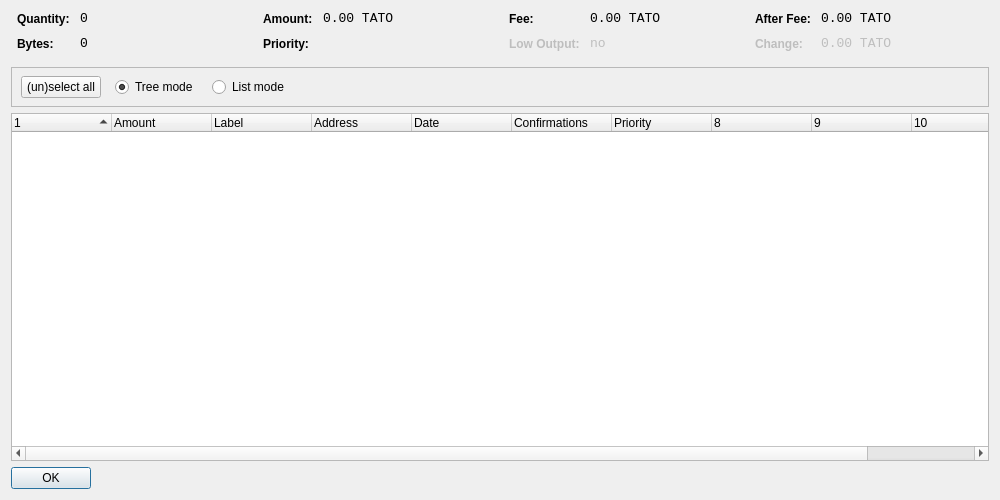
<?xml version="1.0" encoding="UTF-8"?>
<ui version="4.0">
 <class>CoinControlDialog</class>
 <widget class="QDialog" name="CoinControlDialog">
  <property name="geometry">
   <rect>
    <x>0</x>
    <y>0</y>
    <width>1000</width>
    <height>500</height>
   </rect>
  </property>
  <property name="windowTitle">
   <string>Coin Control</string>
  </property>
  <layout class="QVBoxLayout" name="verticalLayout">
   <item>
    <layout class="QHBoxLayout" name="horizontalLayoutTop" stretch="0,0,0,0">
     <property name="topMargin">
      <number>0</number>
     </property>
     <property name="bottomMargin">
      <number>10</number>
     </property>
     <item>
      <layout class="QFormLayout" name="formLayoutCoinControl1">
       <property name="horizontalSpacing">
        <number>10</number>
       </property>
       <property name="verticalSpacing">
        <number>10</number>
       </property>
       <property name="leftMargin">
        <number>6</number>
       </property>
       <property name="rightMargin">
        <number>6</number>
       </property>
       <item row="0" column="0">
        <widget class="QLabel" name="labelCoinControlQuantityText">
         <property name="styleSheet">
          <string notr="true">font-weight:bold;</string>
         </property>
         <property name="text">
          <string>Quantity:</string>
         </property>
        </widget>
       </item>
       <item row="0" column="1">
        <widget class="QLabel" name="labelCoinControlQuantity">
         <property name="font">
          <font>
           <family>Monospace</family>
           <pointsize>10</pointsize>
          </font>
         </property>
         <property name="cursor">
          <cursorShape>IBeamCursor</cursorShape>
         </property>
         <property name="contextMenuPolicy">
          <enum>Qt::ActionsContextMenu</enum>
         </property>
         <property name="text">
          <string notr="true">0</string>
         </property>
         <property name="textInteractionFlags">
          <set>Qt::LinksAccessibleByMouse|Qt::TextSelectableByKeyboard|Qt::TextSelectableByMouse</set>
         </property>
        </widget>
       </item>
       <item row="1" column="0">
        <widget class="QLabel" name="labelCoinControlBytesText">
         <property name="styleSheet">
          <string notr="true">font-weight:bold;</string>
         </property>
         <property name="text">
          <string>Bytes:</string>
         </property>
        </widget>
       </item>
       <item row="1" column="1">
        <widget class="QLabel" name="labelCoinControlBytes">
         <property name="font">
          <font>
           <family>Monospace</family>
           <pointsize>10</pointsize>
          </font>
         </property>
         <property name="cursor">
          <cursorShape>IBeamCursor</cursorShape>
         </property>
         <property name="contextMenuPolicy">
          <enum>Qt::ActionsContextMenu</enum>
         </property>
         <property name="text">
          <string notr="true">0</string>
         </property>
         <property name="textInteractionFlags">
          <set>Qt::LinksAccessibleByMouse|Qt::TextSelectableByKeyboard|Qt::TextSelectableByMouse</set>
         </property>
        </widget>
       </item>
      </layout>
     </item>
     <item>
      <layout class="QFormLayout" name="formLayoutCoinControl2">
       <property name="horizontalSpacing">
        <number>10</number>
       </property>
       <property name="verticalSpacing">
        <number>10</number>
       </property>
       <property name="leftMargin">
        <number>6</number>
       </property>
       <property name="rightMargin">
        <number>6</number>
       </property>
       <item row="0" column="0">
        <widget class="QLabel" name="labelCoinControlAmountText">
         <property name="styleSheet">
          <string notr="true">font-weight:bold;</string>
         </property>
         <property name="text">
          <string>Amount:</string>
         </property>
        </widget>
       </item>
       <item row="0" column="1">
        <widget class="QLabel" name="labelCoinControlAmount">
         <property name="font">
          <font>
           <family>Monospace</family>
           <pointsize>10</pointsize>
          </font>
         </property>
         <property name="cursor">
          <cursorShape>IBeamCursor</cursorShape>
         </property>
         <property name="contextMenuPolicy">
          <enum>Qt::ActionsContextMenu</enum>
         </property>
         <property name="text">
          <string notr="true">0.00 TATO</string>
         </property>
         <property name="textInteractionFlags">
          <set>Qt::LinksAccessibleByMouse|Qt::TextSelectableByKeyboard|Qt::TextSelectableByMouse</set>
         </property>
        </widget>
       </item>
       <item row="1" column="0">
        <widget class="QLabel" name="labelCoinControlPriorityText">
         <property name="styleSheet">
          <string notr="true">font-weight:bold;</string>
         </property>
         <property name="text">
          <string>Priority:</string>
         </property>
        </widget>
       </item>
       <item row="1" column="1">
        <widget class="QLabel" name="labelCoinControlPriority">
         <property name="font">
          <font>
           <family>Monospace</family>
           <pointsize>10</pointsize>
          </font>
         </property>
         <property name="cursor">
          <cursorShape>IBeamCursor</cursorShape>
         </property>
         <property name="contextMenuPolicy">
          <enum>Qt::ActionsContextMenu</enum>
         </property>
         <property name="text">
          <string/>
         </property>
         <property name="textInteractionFlags">
          <set>Qt::LinksAccessibleByMouse|Qt::TextSelectableByKeyboard|Qt::TextSelectableByMouse</set>
         </property>
        </widget>
       </item>
      </layout>
     </item>
     <item>
      <layout class="QFormLayout" name="formLayoutCoinControl3">
       <property name="horizontalSpacing">
        <number>10</number>
       </property>
       <property name="verticalSpacing">
        <number>10</number>
       </property>
       <property name="leftMargin">
        <number>6</number>
       </property>
       <property name="rightMargin">
        <number>6</number>
       </property>
       <item row="0" column="0">
        <widget class="QLabel" name="labelCoinControlFeeText">
         <property name="styleSheet">
          <string notr="true">font-weight:bold;</string>
         </property>
         <property name="text">
          <string>Fee:</string>
         </property>
        </widget>
       </item>
       <item row="0" column="1">
        <widget class="QLabel" name="labelCoinControlFee">
         <property name="font">
          <font>
           <family>Monospace</family>
           <pointsize>10</pointsize>
          </font>
         </property>
         <property name="cursor">
          <cursorShape>IBeamCursor</cursorShape>
         </property>
         <property name="contextMenuPolicy">
          <enum>Qt::ActionsContextMenu</enum>
         </property>
         <property name="text">
          <string notr="true">0.00 TATO</string>
         </property>
         <property name="textInteractionFlags">
          <set>Qt::LinksAccessibleByMouse|Qt::TextSelectableByKeyboard|Qt::TextSelectableByMouse</set>
         </property>
        </widget>
       </item>
       <item row="1" column="0">
        <widget class="QLabel" name="labelCoinControlLowOutputText">
         <property name="enabled">
          <bool>false</bool>
         </property>
         <property name="styleSheet">
          <string notr="true">font-weight:bold;</string>
         </property>
         <property name="text">
          <string>Low Output:</string>
         </property>
        </widget>
       </item>
       <item row="1" column="1">
        <widget class="QLabel" name="labelCoinControlLowOutput">
         <property name="enabled">
          <bool>false</bool>
         </property>
         <property name="font">
          <font>
           <family>Monospace</family>
           <pointsize>10</pointsize>
          </font>
         </property>
         <property name="cursor">
          <cursorShape>IBeamCursor</cursorShape>
         </property>
         <property name="contextMenuPolicy">
          <enum>Qt::ActionsContextMenu</enum>
         </property>
         <property name="text">
          <string notr="true">no</string>
         </property>
         <property name="textInteractionFlags">
          <set>Qt::LinksAccessibleByMouse|Qt::TextSelectableByKeyboard|Qt::TextSelectableByMouse</set>
         </property>
        </widget>
       </item>
      </layout>
     </item>
     <item>
      <layout class="QFormLayout" name="formLayoutCoinControl4">
       <property name="horizontalSpacing">
        <number>10</number>
       </property>
       <property name="verticalSpacing">
        <number>10</number>
       </property>
       <property name="leftMargin">
        <number>6</number>
       </property>
       <property name="rightMargin">
        <number>6</number>
       </property>
       <item row="0" column="0">
        <widget class="QLabel" name="labelCoinControlAfterFeeText">
         <property name="styleSheet">
          <string notr="true">font-weight:bold;</string>
         </property>
         <property name="text">
          <string>After Fee:</string>
         </property>
        </widget>
       </item>
       <item row="0" column="1">
        <widget class="QLabel" name="labelCoinControlAfterFee">
         <property name="font">
          <font>
           <family>Monospace</family>
           <pointsize>10</pointsize>
          </font>
         </property>
         <property name="cursor">
          <cursorShape>IBeamCursor</cursorShape>
         </property>
         <property name="contextMenuPolicy">
          <enum>Qt::ActionsContextMenu</enum>
         </property>
         <property name="text">
          <string notr="true">0.00 TATO</string>
         </property>
         <property name="textInteractionFlags">
          <set>Qt::LinksAccessibleByMouse|Qt::TextSelectableByKeyboard|Qt::TextSelectableByMouse</set>
         </property>
        </widget>
       </item>
       <item row="1" column="0">
        <widget class="QLabel" name="labelCoinControlChangeText">
         <property name="enabled">
          <bool>false</bool>
         </property>
         <property name="styleSheet">
          <string notr="true">font-weight:bold;</string>
         </property>
         <property name="text">
          <string>Change:</string>
         </property>
        </widget>
       </item>
       <item row="1" column="1">
        <widget class="QLabel" name="labelCoinControlChange">
         <property name="enabled">
          <bool>false</bool>
         </property>
         <property name="font">
          <font>
           <family>Monospace</family>
           <pointsize>10</pointsize>
          </font>
         </property>
         <property name="cursor">
          <cursorShape>IBeamCursor</cursorShape>
         </property>
         <property name="contextMenuPolicy">
          <enum>Qt::ActionsContextMenu</enum>
         </property>
         <property name="text">
          <string notr="true">0.00 TATO</string>
         </property>
         <property name="textInteractionFlags">
          <set>Qt::LinksAccessibleByMouse|Qt::TextSelectableByKeyboard|Qt::TextSelectableByMouse</set>
         </property>
        </widget>
       </item>
      </layout>
     </item>
    </layout>
   </item>
   <item>
    <widget class="QFrame" name="frame">
     <property name="minimumSize">
      <size>
       <width>0</width>
       <height>40</height>
      </size>
     </property>
     <property name="frameShape">
      <enum>QFrame::StyledPanel</enum>
     </property>
     <property name="frameShadow">
      <enum>QFrame::Sunken</enum>
     </property>
     <widget class="QWidget" name="horizontalLayoutWidget">
      <property name="geometry">
       <rect>
        <x>10</x>
        <y>0</y>
        <width>781</width>
        <height>41</height>
       </rect>
      </property>
      <layout class="QHBoxLayout" name="horizontalLayoutPanel" stretch="0,0,0,0,0">
       <property name="spacing">
        <number>14</number>
       </property>
       <item>
        <widget class="QPushButton" name="pushButtonSelectAll">
         <property name="sizePolicy">
          <sizepolicy hsizetype="Maximum" vsizetype="Fixed">
           <horstretch>0</horstretch>
           <verstretch>0</verstretch>
          </sizepolicy>
         </property>
         <property name="text">
          <string>(un)select all</string>
         </property>
        </widget>
       </item>
       <item>
        <widget class="QRadioButton" name="radioTreeMode">
         <property name="sizePolicy">
          <sizepolicy hsizetype="Maximum" vsizetype="Fixed">
           <horstretch>0</horstretch>
           <verstretch>0</verstretch>
          </sizepolicy>
         </property>
         <property name="text">
          <string>Tree mode</string>
         </property>
         <property name="checked">
          <bool>true</bool>
         </property>
        </widget>
       </item>
       <item>
        <widget class="QRadioButton" name="radioListMode">
         <property name="sizePolicy">
          <sizepolicy hsizetype="Maximum" vsizetype="Fixed">
           <horstretch>0</horstretch>
           <verstretch>0</verstretch>
          </sizepolicy>
         </property>
         <property name="text">
          <string>List mode</string>
         </property>
        </widget>
       </item>
       <item>
        <spacer name="horizontalSpacer">
         <property name="orientation">
          <enum>Qt::Horizontal</enum>
         </property>
         <property name="sizeHint" stdset="0">
          <size>
           <width>40</width>
           <height>20</height>
          </size>
         </property>
        </spacer>
       </item>
      </layout>
     </widget>
    </widget>
   </item>
   <item>
    <widget class="CoinControlTreeWidget" name="treeWidget">
     <property name="contextMenuPolicy">
      <enum>Qt::CustomContextMenu</enum>
     </property>
     <property name="sortingEnabled">
      <bool>false</bool>
     </property>
     <property name="columnCount">
      <number>11</number>
     </property>
     <attribute name="headerShowSortIndicator" stdset="0">
      <bool>true</bool>
     </attribute>
     <attribute name="headerStretchLastSection">
      <bool>false</bool>
     </attribute>
     <column>
      <property name="text">
       <string/>
      </property>
     </column>
     <column>
      <property name="text">
       <string>Amount</string>
      </property>
     </column>
     <column>
      <property name="text">
       <string>Label</string>
      </property>
     </column>
     <column>
      <property name="text">
       <string>Address</string>
      </property>
     </column>
     <column>
      <property name="text">
       <string>Date</string>
      </property>
     </column>
     <column>
      <property name="text">
       <string>Confirmations</string>
      </property>
      <property name="toolTip">
       <string>Confirmed</string>
      </property>
     </column>
     <column>
      <property name="text">
       <string>Priority</string>
      </property>
     </column>
     <column>
      <property name="text">
       <string/>
      </property>
     </column>
     <column>
      <property name="text">
       <string/>
      </property>
     </column>
     <column>
      <property name="text">
       <string/>
      </property>
     </column>
     <column>
      <property name="text">
       <string/>
      </property>
     </column>
    </widget>
   </item>
   <item>
    <widget class="QDialogButtonBox" name="buttonBox">
     <property name="sizePolicy">
      <sizepolicy hsizetype="Maximum" vsizetype="Fixed">
       <horstretch>0</horstretch>
       <verstretch>0</verstretch>
      </sizepolicy>
     </property>
     <property name="orientation">
      <enum>Qt::Horizontal</enum>
     </property>
     <property name="standardButtons">
      <set>QDialogButtonBox::Ok</set>
     </property>
    </widget>
   </item>
  </layout>
 </widget>
 <customwidgets>
  <customwidget>
   <class>CoinControlTreeWidget</class>
   <extends>QTreeWidget</extends>
   <header>coincontroltreewidget.h</header>
  </customwidget>
 </customwidgets>
 <resources/>
 <connections/>
</ui>
